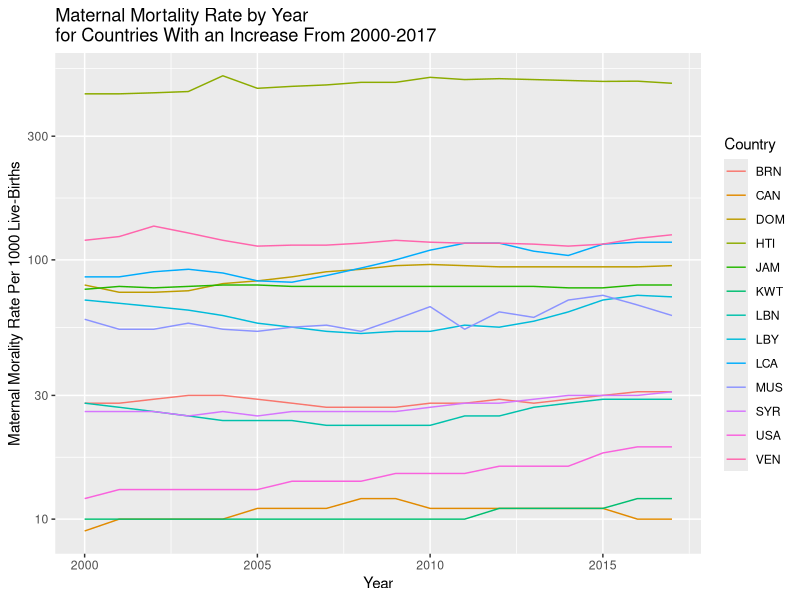

Reproduce this figure in R.
##############################################
# Figure 1: Maternal Mortality Increase Trend from 2000-2017
##############################################

# Packages
library(tidyverse)

# Loading Dataset
df <- read_csv("data/processed/final_data.csv")

# Setting up the Total Change from 2000 to 2017
conflict <- df |>
  dplyr::select(iso, year, maternal_mortality) |>
  dplyr::filter(year < 2018) |>
  arrange(iso, year) |>
  group_by(iso) |>
  mutate(total_change = last(maternal_mortality) - first(maternal_mortality))

# Filtering Countries with Positive Trend
conflict2 <- conflict |> filter(total_change > 0)

# Generating Graph
figure01 <- ggplot(conflict2, aes(x = year, y = maternal_mortality, color = iso)) + geom_line() + scale_y_log10() +
  labs(x = "Year", y = "Maternal Morality Rate Per 1000 Live-Births", color = "Country",
title = "Maternal Mortality Rate by Year\nfor Countries With an Increase From 2000-2017")

# Saving Plot
ggsave("figure01_maternal-linegraph.pdf", plot = figure01, width = 8, height = 5, path = "outputs")
